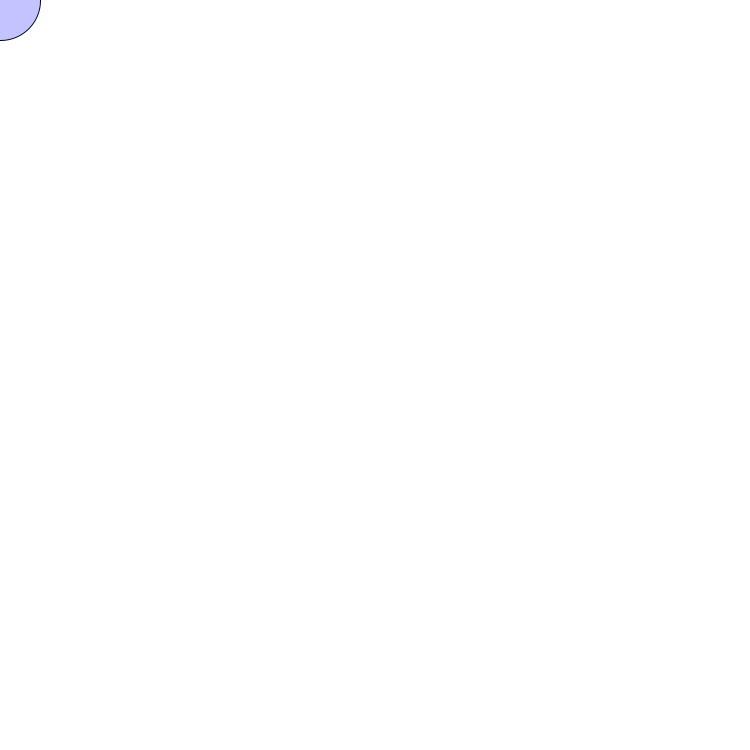
Frame 1 (no input)
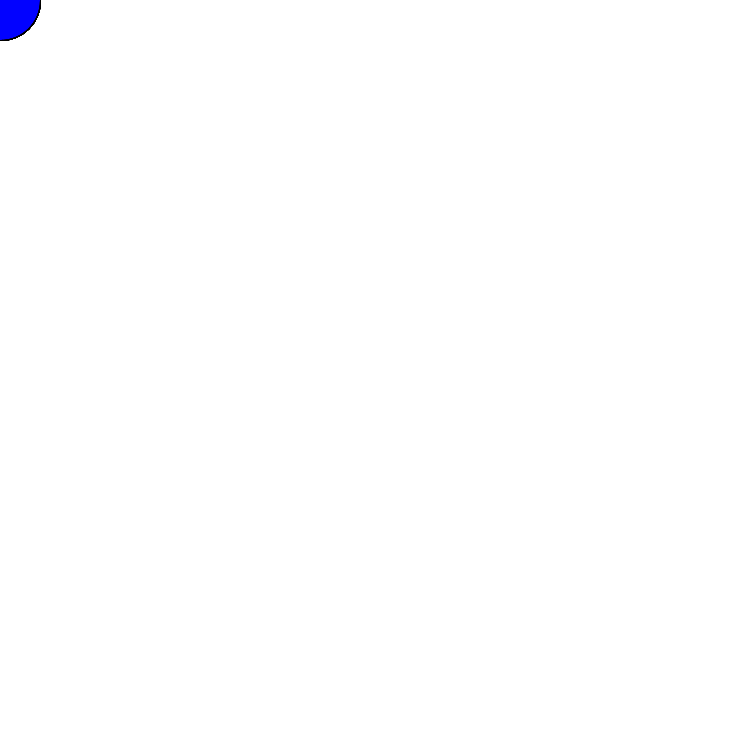
Frame 60 (the mouse pressed at the canvas centre just before this capture)
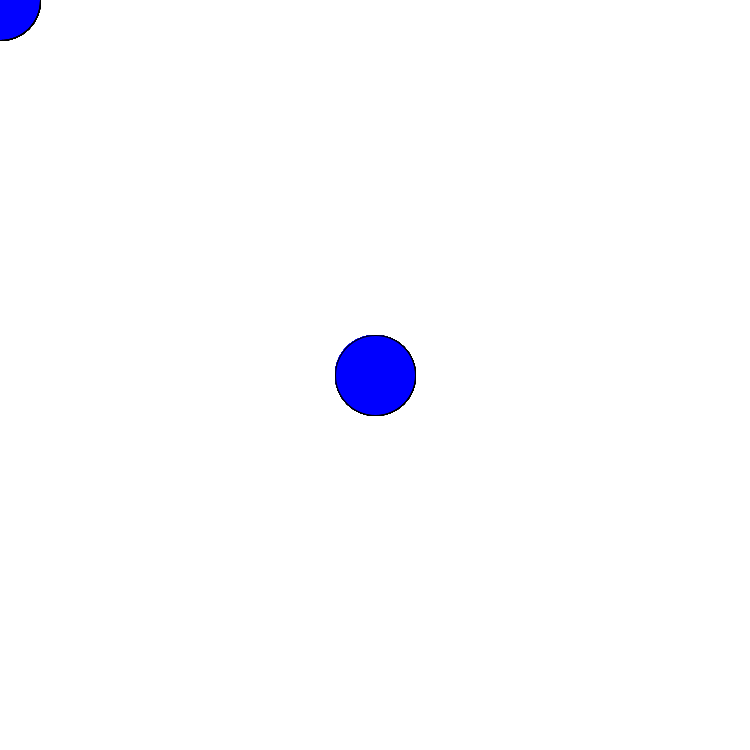
Frame 120 (the mouse held since frame 60 and released just before this capture)

The Processing sketch that drew these frames (run headless with seeded random() and noise(); from frame 60 on, the mouse is pressed at the canvas centre):

// Processing sketch: processing_182589
// ── processing_182589.pde

void setup() {
  size(750, 750);
  background(255);
}

void draw() {
  if (mousePressed) {
    fill(0, 0, 255);
  } else {
    fill(0, 0, 255, 60);
  }
  ellipse(mouseX, mouseY, 80, 80);
}
